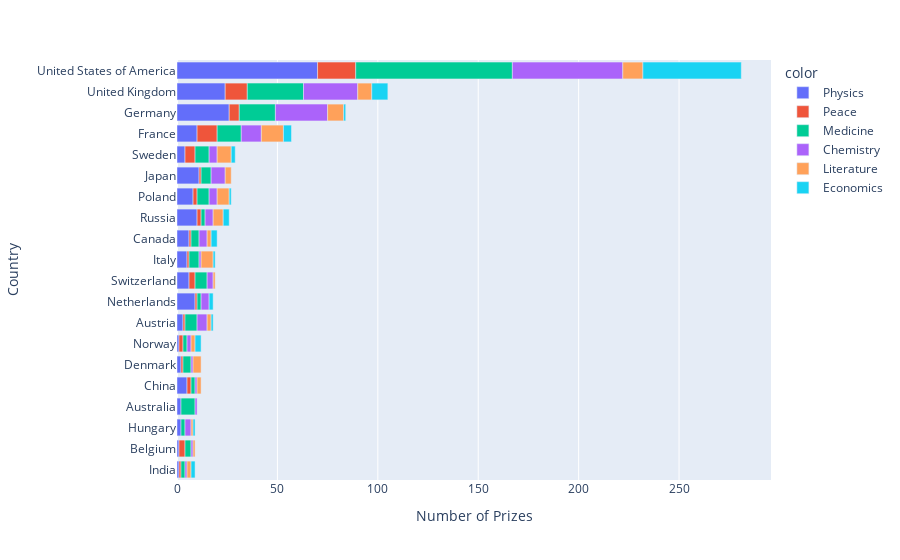

Notebook code cell kept with this figure:
### Code cell
bar_chart_cat_country = px.bar(x=merged_df.cat_prize, y=merged_df.birth_country_current, orientation="h",
                   color=merged_df.category, color_continuous_scale='turbid')
bar_chart_cat_country.update_layout(xaxis_title='Number of Prizes', 
                    yaxis_title='Country',
                    coloraxis_showscale=False)
bar_chart_cat_country.show()

### Figure 1 — Plotly figure (JSON) as saved in the notebook; plotly's stock layout.template omitted (floating-point values rounded to 4 significant figures)
{"data": [{"alignmentgroup": "True", "hovertemplate": "color=Physics<br>x=%{x}<br>y=%{y}<extra></extra>", "legendgroup": "Physics", "marker": {"color": "#636efa", "pattern": {"shape": ""}}, "name": "Physics", "offsetgroup": "Physics", "orientation": "h", "showlegend": true, "textposition": "auto", "type": "bar", "x": [1, 1, 2, 2, 5, 2, 1, 3, 9, 6, 5, 6, 10, 8, 11, 4, 10, 26, 24, 70], "xaxis": "x", "y": ["India", "Belgium", "Hungary", "Australia", "China", "Denmark", "Norway", "Austria", "Netherlands", "Switzerland", "Italy", "Canada", "Russia", "Poland", "Japan", "Sweden", "France", "Germany", "United Kingdom", "United States of America"], "yaxis": "y"}, {"alignmentgroup": "True", "hovertemplate": "color=Peace<br>x=%{x}<br>y=%{y}<extra></extra>", "legendgroup": "Peace", "marker": {"color": "#EF553B", "pattern": {"shape": ""}}, "name": "Peace", "offsetgroup": "Peace", "orientation": "h", "showlegend": true, "textposition": "auto", "type": "bar", "x": [1, 3, 2, 1, 2, 1, 1, 1, 3, 1, 2, 1, 2, 5, 10, 5, 11, 19], "xaxis": "x", "y": ["India", "Belgium", "China", "Denmark", "Norway", "Austria", "Netherlands", "Italy", "Switzerland", "Canada", "Russia", "Japan", "Poland", "Sweden", "France", "Germany", "United Kingdom", "United States of America"], "yaxis": "y"}, {"alignmentgroup": "True", "hovertemplate": "color=Medicine<br>x=%{x}<br>y=%{y}<extra></extra>", "legendgroup": "Medicine", "marker": {"color": "#00cc96", "pattern": {"shape": ""}}, "name": "Medicine", "offsetgroup": "Medicine", "orientation": "h", "showlegend": true, "textposition": "auto", "type": "bar", "x": [3, 2, 2, 7, 4, 2, 2, 6, 2, 6, 5, 4, 2, 6, 5, 7, 12, 18, 28, 78], "xaxis": "x", "y": ["Belgium", "Hungary", "India", "Australia", "Denmark", "China", "Norway", "Austria", "Netherlands", "Switzerland", "Italy", "Canada", "Russia", "Poland", "Japan", "Sweden", "France", "Germany", "United Kingdom", "United States of America"], "yaxis": "y"}, {"alignmentgroup": "True", "hovertemplate": "color=Chemistry<br>x=%{x}<br>y=%{y}<extra></extra>", "legendgroup": "Chemistry", "marker": {"color": "#ab63fa", "pattern": {"shape": ""}}, "name": "Chemistry", "offsetgroup": "Chemistry", "orientation": "h", "showlegend": true, "textposition": "auto", "type": "bar", "x": [1, 3, 1, 1, 1, 1, 2, 5, 4, 1, 3, 4, 4, 7, 4, 4, 10, 26, 27, 55], "xaxis": "x", "y": ["Belgium", "Hungary", "India", "Australia", "China", "Denmark", "Norway", "Austria", "Netherlands", "Italy", "Switzerland", "Canada", "Russia", "Japan", "Poland", "Sweden", "France", "Germany", "United Kingdom", "United States of America"], "yaxis": "y"}, {"alignmentgroup": "True", "hovertemplate": "color=Literature<br>x=%{x}<br>y=%{y}<extra></extra>", "legendgroup": "Literature", "marker": {"color": "#FFA15A", "pattern": {"shape": ""}}, "name": "Literature", "offsetgroup": "Literature", "orientation": "h", "showlegend": true, "textposition": "auto", "type": "bar", "x": [1, 1, 2, 2, 2, 4, 2, 1, 6, 2, 5, 3, 6, 7, 11, 8, 7, 10], "xaxis": "x", "y": ["Belgium", "Hungary", "India", "Norway", "China", "Denmark", "Austria", "Switzerland", "Italy", "Canada", "Russia", "Japan", "Poland", "Sweden", "France", "Germany", "United Kingdom", "United States of America"], "yaxis": "y"}, {"alignmentgroup": "True", "hovertemplate": "color=Economics<br>x=%{x}<br>y=%{y}<extra></extra>", "legendgroup": "Economics", "marker": {"color": "#19d3f3", "pattern": {"shape": ""}}, "name": "Economics", "offsetgroup": "Economics", "orientation": "h", "showlegend": true, "textposition": "auto", "type": "bar", "x": [1, 2, 3, 1, 2, 1, 3, 3, 1, 2, 4, 1, 8, 49], "xaxis": "x", "y": ["Hungary", "India", "Norway", "Austria", "Netherlands", "Italy", "Canada", "Russia", "Poland", "Sweden", "France", "Germany", "United Kingdom", "United States of America"], "yaxis": "y"}], "layout": {"barmode": "relative", "coloraxis": {"showscale": false}, "legend": {"title": {"text": "color"}, "tracegroupgap": 0}, "margin": {"t": 60}, "xaxis": {"anchor": "y", "domain": [0, 1], "title": {"text": "Number of Prizes"}}, "yaxis": {"anchor": "x", "domain": [0, 1], "title": {"text": "Country"}}}}
